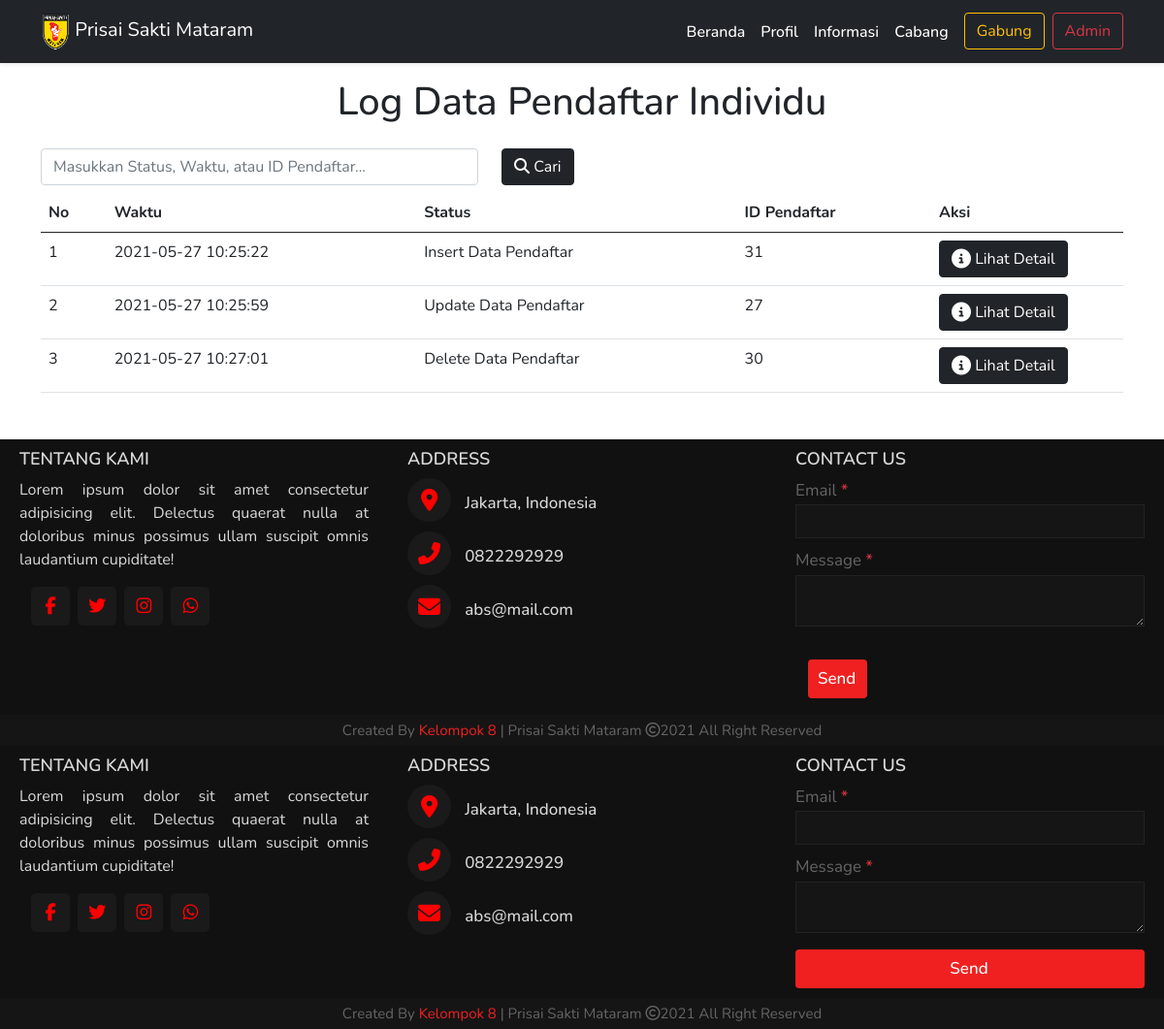
The app's page /log_daftar_individu.php (signed in), older data.
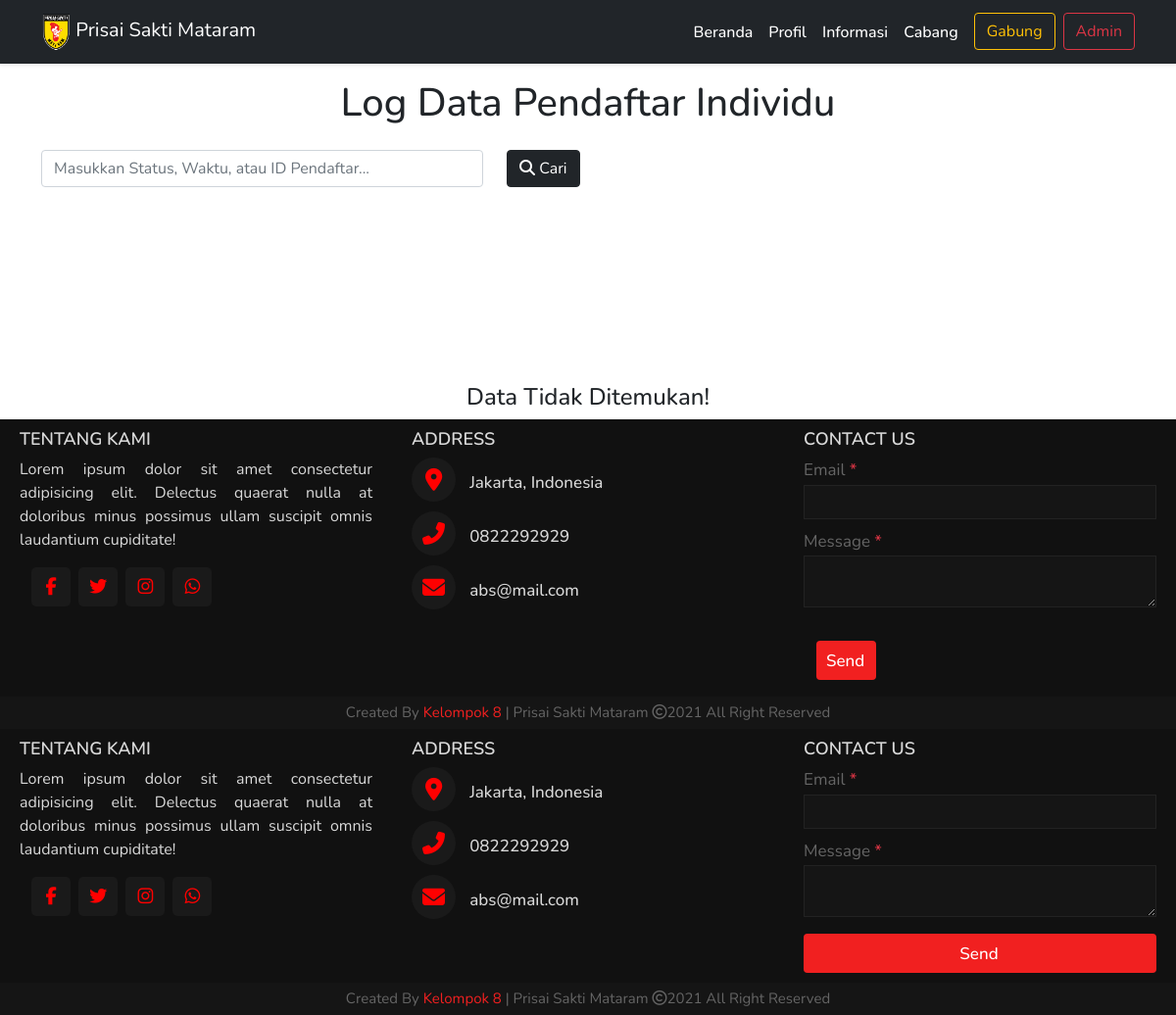
The same page, newer data.
### tables this page shows
CREATE TABLE `log_daftar_individu` (
  `id` int(9) NOT NULL,
  `waktu` datetime NOT NULL,
  `status` varchar(200) NOT NULL,
  `id_pendaftar` int(9) NOT NULL,
  `nama` varchar(50) NOT NULL DEFAULT '-',
  `domisili` varchar(100) NOT NULL DEFAULT '-',
  `tanggal_lahir` date NOT NULL,
  `alamat` varchar(100) NOT NULL DEFAULT '-',
  `no_ktp` varchar(25) NOT NULL DEFAULT '-',
  `no_telp` varchar(50) NOT NULL DEFAULT '-',
  `cabang` varchar(50) NOT NULL DEFAULT '-',
  `nama_lama` varchar(50) NOT NULL DEFAULT '-',
  `domisili_lama` varchar(100) NOT NULL DEFAULT '-',
  `tanggal_lahir_lama` date NOT NULL,
  `alamat_lama` varchar(100) NOT NULL DEFAULT '-',
  `no_ktp_lama` varchar(25) NOT NULL DEFAULT '-',
  `no_telp_lama` varchar(50) NOT NULL DEFAULT '-',
  `cabang_lama` varchar(50) NOT NULL DEFAULT '-'
);

### functions.php (called while the page is built, shortened)
<?php
  $namaServer = "localhost";
  $user = "root";
  $password = "";
  $database = "psm";
  $koneksi = mysqli_connect($namaServer, $user, $password, $database) or die ("Koneksi Gagal");
  function query($query) {
    global $koneksi;
    $result = mysqli_query($koneksi, $query);
    $rows = [];
    while($row = mysqli_fetch_assoc($result)) {
      $rows[] = $row;
    }
    return $rows;
  }
?>

### log_daftar_individu.php (the view, shortened to what the changed rows need)
<?php
$pendaftar_individu = query("SELECT id, waktu, status, id_pendaftar FROM log_daftar_individu");
?>
<!DOCTYPE html>
<html lang="en">
<head>
  <link href="https://cdn.jsdelivr.net/npm/bootstrap@5.0.0-beta2/dist/css/bootstrap.min.css" rel="stylesheet" />
  <link rel="stylesheet" href="style.css" />
  <link href="https://code.jquery.com/ui/1.12.1/themes/base/jquery-ui.css" rel="stylesheet">
</head>
<body>
  <h1 class="text-center my-3">Log Data Pendaftar Individu</h1>
  <section class="container">
    <?php if (!empty($pendaftar_individu)) : ?>
      <table class="table table-hover mb-5">
        <thead>
          <tr>
            <th scope="col">No</th>
            <th scope="col">Waktu</th>
            <th scope="col">Status</th>
            <th scope="col">ID Pendaftar</th>
            <th scope="col" style="width: 198px;">Aksi</th>
          </tr>
        </thead>
        <tbody>
          <?php $nomor = 1 ?>
          <?php foreach ($pendaftar_individu as $individu) : ?>
            <tr>
              <td><?= $nomor ?></td>
              <td><?= $individu['waktu'] ?></td>
              <td><?= $individu['status'] ?></td>
              <td><?= $individu['id_pendaftar'] ?></td>
              <td>
                <button class="btn btn-dark" type="button" data-bs-toggle="modal" data-bs-target="#exampleModal<?= $individu['id']; ?>"><i class="fas fa-info-circle fa-lg"></i> Lihat Detail</button>
              </td>
            </tr>
            <?php $nomor++ ?>
          <?php endforeach; ?>
        </tbody>
      </table>
    <?php else : ?>
      <div class="container mt-5 pt-5">
        <h4 class="text-center mt-5 pt-5">Data Tidak Ditemukan!</h4>
      </div>
    <?php endif; ?>
  </section>
  <footer>
    <div class="main-content">
      <div class="left box">
        <h2>Tentang Kami</h2>
      </div>
      <div class="center box">
        <h2>Address</h2>
      </div>
      <div class="right box">
        <h2>Contact us </h2>
      </div>
    </div>
  </footer>
  <footer>
    <div class="main-content">
      <div class="left box">
        <h2>Tentang Kami</h2>
      </div>
      <div class="center box">
        <h2>Address</h2>
      </div>
      <div class="right box">
        <h2>Contact us </h2>
      </div>
    </div>
  </footer>
</body>
</html>

Row changes from the older to the newer data that the page shows:
removed log_daftar_individu: waktu "2021-05-27 10:25:22", status "Insert Data Pendaftar", id_pendaftar "31"
removed log_daftar_individu: waktu "2021-05-27 10:25:59", status "Update Data Pendaftar", id_pendaftar "27"
removed log_daftar_individu: waktu "2021-05-27 10:27:01", status "Delete Data Pendaftar", id_pendaftar "30"
Text that changed along with them:
text no longer shown: "No Waktu Status ID Pendaftar Aksi"
text now shown: "Data Tidak Ditemukan!"
